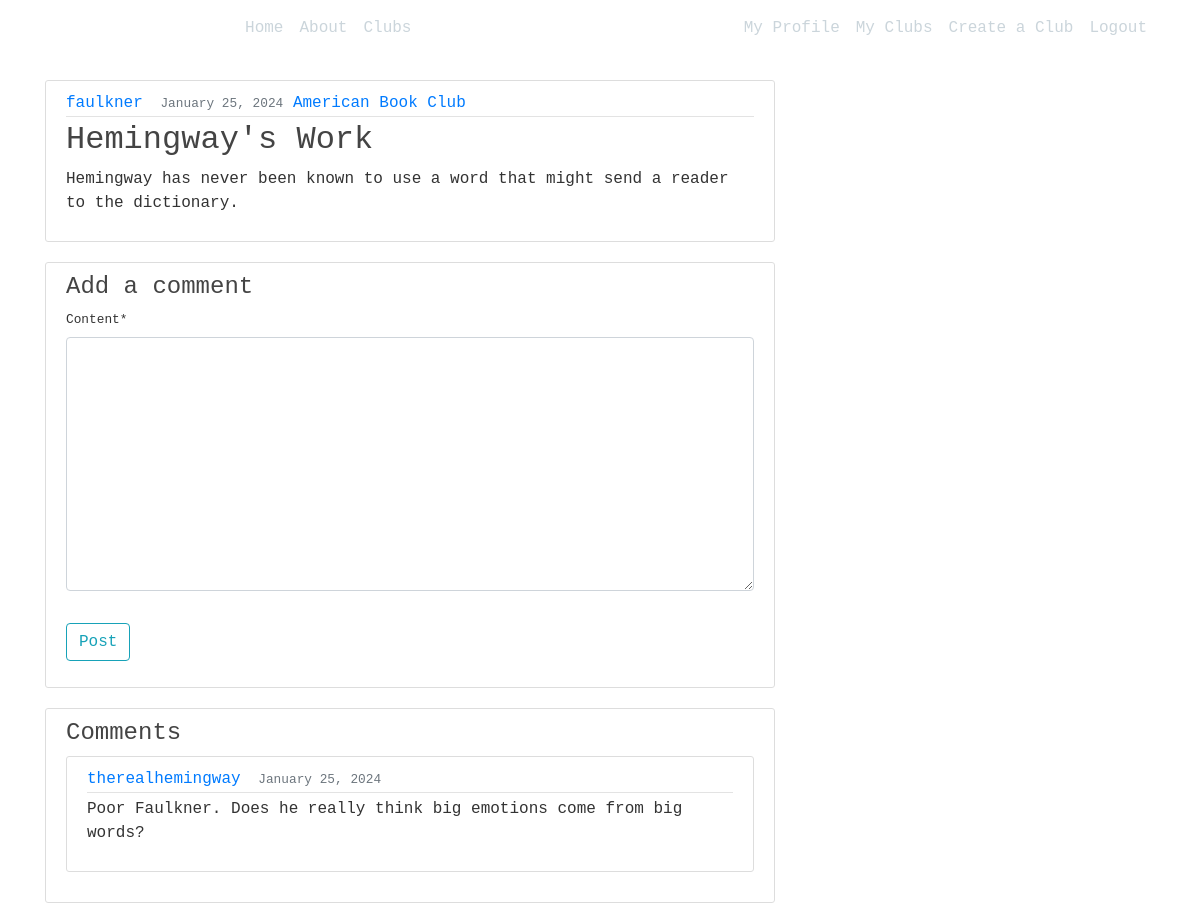
Page /post/16/ (signed in) on the committed database.
### blog/models.py (models this page shows, shortened)
class Post(models.Model):
    title = models.CharField(max_length=100)
    content = models.TextField()
    date_posted = models.DateTimeField(default=timezone.now) #pass in the actual function, not the executed function
    author = models.ForeignKey(User, on_delete=models.CASCADE)
    club = models.ForeignKey(Club, on_delete=models.CASCADE, default=1)
    class Meta:
        ordering = ['-date_posted']

class Club(models.Model):
    name = models.CharField(max_length=100)
    current_book = models.CharField(max_length=100, null=True)
    description = models.CharField(max_length=500, null=True)
    banner = models.ImageField(default='default_book.jpg', upload_to='profile_pics')

class Comment(models.Model):
    content = models.TextField()
    date_posted = models.DateTimeField(default=timezone.now) #pass in the actual function, not the executed function
    post = models.ForeignKey(Post, on_delete=models.CASCADE)
    author = models.ForeignKey(User, on_delete=models.CASCADE)

### blog/views.py (the view)
# urls.py: path('post/<int:pk>/', views.PostDetailView.as_view(), name='post-detail'),
class PostDetailView(LoginRequiredMixin, DetailView):
    model = Post
    template_name = 'blog/post_detail.html'
    context_object_name = 'post'
    def get_context_data(self, **kwargs):
        context = super().get_context_data(**kwargs)
        context['form'] = CommentForm()
        context['author'] = self.get_object().author
        return context
    def post(self, request, *args, **kwargs):
        if 'post-comment' in request.POST:
            form = CommentForm(request.POST)
            if form.is_valid():
                new_comment = form.save(commit=False)
                new_comment.author = request.user
                new_comment.post = self.get_object()
                new_comment.save()
                return HttpResponseRedirect(self.request.path_info)

### users/forms.py
class CommentForm(forms.ModelForm):
    class Meta:
        model = Comment
        fields = ['content']

### blog/templates/blog/post_detail.html (shortened to what this page needs)
{% extends "blog/base.html" %}
{% load crispy_forms_tags %}
{% block content %}
    <article class="media content-section">
        <div class="media-body">
        <div class="article-metadata">
            <a class="mr-2" href="{% url 'profile-with-pk' pk=post.author.pk %}">{{ author }}</a>
            <small class="text-muted">{{ post.date_posted|date:"F d, Y"}}</small>
            <a class="mr-2" href="{% url 'club-home' pk=post.club.pk %}">{{ post.club.name }}</a>
        </div>
        <h2 class="article-title">{{ post.title }}</h2>
        <p class="article-content">{{ post.content }}</p>
        </div>
    </article>
    <div class="content-section">
        <h4>Add a comment</h4>
        <form class = "small" method="POST" action="{% url 'post-detail' object.pk %}">
            <fieldset class="form-group">
                {{ form|crispy }}
            </fieldset>
            <div class="form-group">
                <button class="btn btn-outline-info" type="submit" name="post-comment">Post</button>
            </div>
        </form>
    </div>
    <div class="content-section">
        <h4>Comments</h4>
        {% for comment in post.comment_set.all %}
            <article class="media content-section">
                <div class="media-body">
                <div class="article-metadata">
                    <a class="mr-2" href="{% url 'profile-with-pk' pk=comment.author.pk %}">{{ comment.author }}</a>
                    <small class="text-muted">{{ comment.date_posted|date:"F d, Y"}}</small>
                </div>
                <p class="article-content">{{ comment.content }}</p>
                </div>
            </article>
        {% endfor %}
    </div>
{% endblock content %}

### blog/static/blog/main.css (style rules this page uses)
body { background: #fafafa; color: #333333; margin-top: 5rem; }
h1, h2, h3, h4, h5, h6 { color: #444444; }
.content-section { background: #ffffff; padding: 10px 20px; border: 1px solid #dddddd; border-radius: 3px; margin-bottom: 20px; }
.article-title { color: #444444; }
.article-content { white-space: pre-line; }
.article-metadata { padding-bottom: 1px; margin-bottom: 4px; border-bottom: 1px solid #e3e3e3 }

### rows in the picture
Post: date_posted "January 25, 2024", club.name "American Book Club", title "Hemingway's Work", content "Hemingway has never been known to use a word that might send a reader to the dictionary."
Comment: author "therealhemingway", date_posted "January 25, 2024", content "Poor Faulkner. Does he really think big emotions come from big words?"

### other values in the picture
{{ author }} "faulkner"
